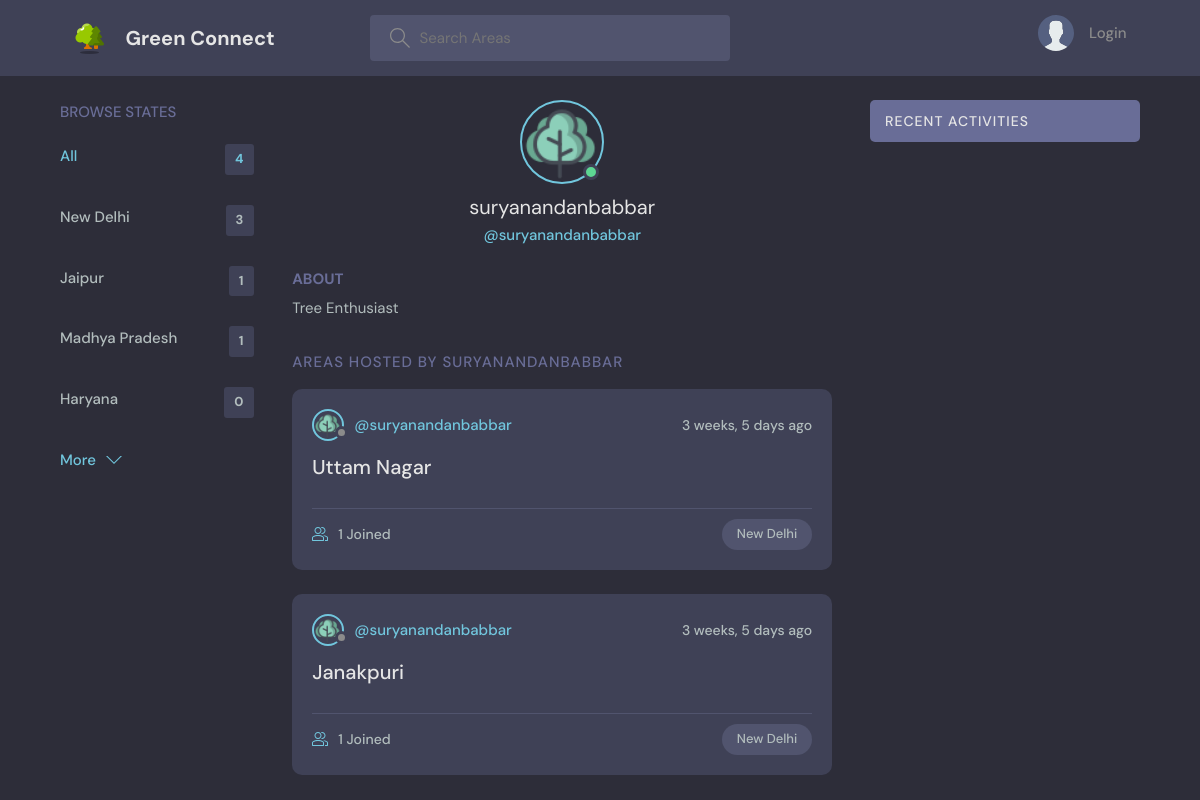
Screenshot of /profile/10/ with the database file from the repository.
### base/models.py (models this page shows, shortened)
class Topic(models.Model):
    name = models.CharField(max_length = 200)

class Room(models.Model):
    host = models.ForeignKey(User, on_delete=models.CASCADE, null=True)
    topic = models.ForeignKey(Topic, on_delete=models.SET_NULL, null=True)
    name = models.CharField(max_length = 200)
    description = models.TextField(null = True, blank = True) # It can be blank
    participants = models.ManyToManyField(User, related_name='participants', blank=True)
    updated = models.DateTimeField(auto_now = True)
    created = models.DateTimeField(auto_now_add = True)
    class Meta:
        ordering = ['-updated', '-created']

### base/views.py (the view)
# urls.py: path('profile/<str:pk>/', views.userProfile, name='user-profile'),
def userProfile(request, pk):
    user = User.objects.get(id=pk)
    rooms = user.room_set.all()
    room_messages = user.message_set.all()
    topics = Topic.objects.all()
    context = {'user':user,'rooms':rooms,'room_messages':room_messages,'topics':topics}
    return render(request, 'base/profile.html', context)

### base/templates/base/profile.html (shortened to what this page needs)
{% extends 'main.html' %} {% block content %}
<main class="profile-page layout layout--3">
	<div class="container">
		{% include 'base/topics_component.html' %}
		<div class="roomList">
			<div class="profile">
				<div class="profile__avatar">
					<div class="avatar avatar--large active">
						<img src="/static/images/profile_trees.png" alt="" />
					</div>
				</div>
				<div class="profile__info">
					<h3>{{user.username}}</h3>
					<p>@{{user.username}}</p>
				</div>
				<div class="profile__about">
					<h3>About</h3>
					 {% if user.username != 'government' %}
					<p>Tree Enthusiast</p>
					{% endif %}
				</div>
			</div>
			<div class="roomList__header">
				{% if user.username != 'government' %}
				<div>
					<h2>Areas Hosted by {{user.username}}</h2>
				</div>
				{% endif %}
			</div>
			{% include 'base/feed_component.html' %}
		</div>
		{% include 'base/activity_component.html' %}
	</div>
</main>
{% endblock %}

### templates/main.html (shortened to what this page needs)
<!DOCTYPE html>
{% load static %}
<html lang="en">
	<head>
		<link rel="stylesheet" href="{% static 'styles/style.css' %}" />
	</head>
	<body>
		{% include 'navbar.html' %}  {% block content %} {% endblock %}
	</body>
</html>

### templates/navbar.html (shortened to what this page needs)
{% load static %}
<header class="header header--loggedIn">
	<div class="container">
		<a href="{% url 'home' %}" class="header__logo">
			<img src="{% static 'images/trees.png' %}" />
			<h1>Green Connect</h1>
		</a>
		<form class="header__search" method="GET" action="{% url 'home' %}">
			<label>
				<input name="q" placeholder="Search Areas" />
			</label>
		</form>
		<nav class="header__menu">
			{% if request.user.is_authenticated %}
			<div class="header__user">
				<a href="{% url 'user-profile' user.id %}">
					<div class="avatar avatar--medium active">
						<!-- <img
							src="https://randomuser.me/api/portraits/men/37.jpg"
						/> -->
						<!-- <img
							src="https://upload.wikimedia.org/wikipedia/commons/thumb/3/3c/Yin_and_Yang_symbol.svg/1200px-Yin_and_Yang_symbol.svg.png"
							alt=""
						/> -->
						<img
							src="{% static 'images/profile_trees.png' %}"
							alt=""
						/>
					</div>
					<p>
						{{request.user.username}}
						<span>@{{request.user.username}}</span>
					</p>
				</a>
				<button class="dropdown-button">
					<svg
						version="1.1"
						xmlns="http://www.w3.org/2000/svg"
						width="32"
						height="32"
						viewBox="0 0 32 32"
					>
						<title>chevron-down</title>
						<path
							d="M16 21l-13-13h-3l16 16 16-16h-3l-13 13z"
						></path>
					</svg>
				</button>
			</div>
			{% else %}
			<a href="{% url 'login' %}">
				<img src="{% static 'images/avatar.svg' %}" />
				<p>Login</p>
			</a>
			{% endif %}
		</nav>
	</div>
</header>

### base/templates/base/topics_component.html
<div class="topics">
	<div class="topics__header">
		<h2>Browse States</h2>
	</div>
	<ul class="topics__list">
		<li>
			<a href="{% url 'home' %}" class="active"
				>All <span>{{topics.count}}</span></a
			>
		</li>
		{% for topic in topics %}
		<li>
			<a href="{% url 'home' %}?q={{topic.name}}"
				>{{topic.name}} <span>{{topic.room_set.all.count}}</span></a
			>
		</li>
		{% endfor %}
	</ul>
	<a class="btn btn--link" href="{% url 'topics' %}">
		More
		<svg
			version="1.1"
			xmlns="http://www.w3.org/2000/svg"
			width="32"
			height="32"
			viewBox="0 0 32 32"
		>
			<title>chevron-down</title>
			<path d="M16 21l-13-13h-3l16 16 16-16h-3l-13 13z"></path>
		</svg>
	</a>
</div>

### base/templates/base/feed_component.html (shortened to what this page needs)
{% for room in rooms %}
<div class="roomListRoom">
	<div class="roomListRoom__header">
		<a
			href="{% url 'user-profile' room.host.id %}"
			class="roomListRoom__author"
		>
			<div class="avatar avatar--small">
				<img src="../../../static/images/profile_trees.png" alt="" />
			</div>
			<span>@{{room.host.username}}</span>
		</a>
		<div class="roomListRoom__actions">
			<span>{{room.created|timesince}} ago</span>
		</div>
	</div>
	<div class="roomListRoom__content">
		<a href="{% url 'room' room.id %}">{{room.name}}</a>
	</div>
	<div class="roomListRoom__meta">
		<a href="{% url 'room' room.id %}" class="roomListRoom__joined">
			{{room.participants.all.count}} Joined
		</a>
		<p class="roomListRoom__topic">{{room.topic.name}}</p>
	</div>
</div>
{% endfor %}

### base/templates/base/activity_component.html (shortened to what this page needs)
<div class="activities">
	<div class="activities__header">
		<h2>Recent Activities</h2>
	</div>
</div>

### rows the page displays
Topic: name "New Delhi", room_set.all.count "3"
Topic: name "Jaipur", room_set.all.count "1"
Topic: name "Madhya Pradesh", room_set.all.count "1"
Topic: name "Haryana", room_set.all.count "0"
Room: host.username "suryanandanbabbar", created "3 weeks, 5 days", name "Uttam Nagar", participants.all.count "1", topic.name "New Delhi"
Room: host.username "suryanandanbabbar", created "3 weeks, 5 days", name "Janakpuri", participants.all.count "1", topic.name "New Delhi"

### other values shown
{{ topics.count }} "4"
{{ user.username }} "suryanandanbabbar"
{{ user.username }} "SURYANANDANBABBAR"
